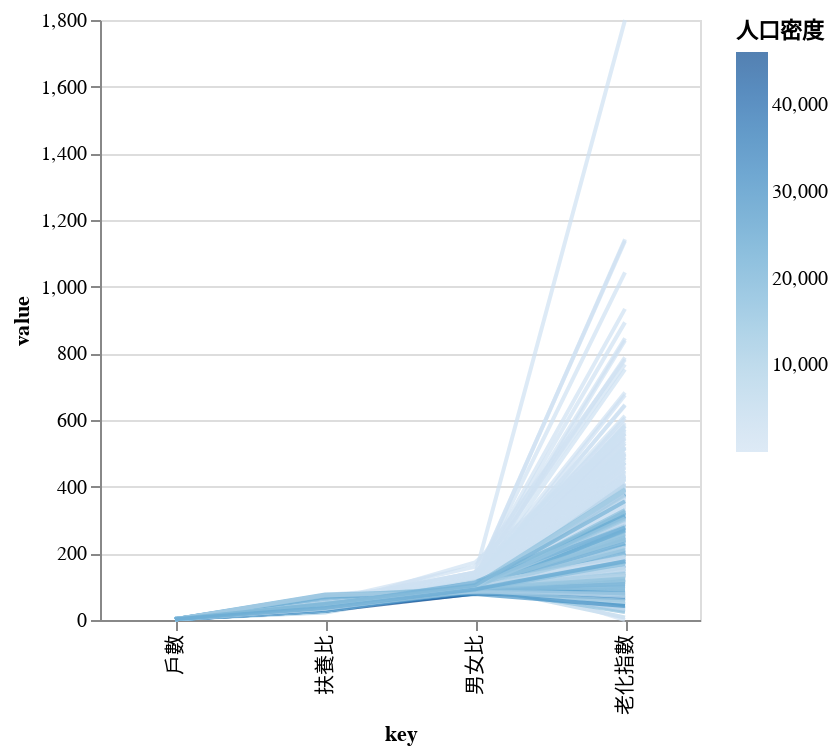

Source (notebook cell):
### Code cell
alt.Chart(df).transform_window(
    index='count()'
).transform_fold(
    ['男女比',	'扶養比','戶數','老化指數']
).mark_line().encode(
    x='key:N',
    y='value:Q',
    color='人口密度:Q',
    detail='index:N',
    opacity=alt.value(0.7)
).properties(width=300)

### Figure 1 — Vega-Lite specification as saved in the notebook (floating-point values rounded to 4 significant figures; data arrays with more than 128 entries replaced by an {"elided": "..."} marker saying what was removed)
{"config": {"view": {"continuousWidth": 400, "continuousHeight": 300}}, "data": {"name": "data-23944805012d70dacd04f20ed7b73d7a"}, "mark": "line", "encoding": {"color": {"field": "人口密度", "type": "quantitative"}, "detail": {"field": "index", "type": "nominal"}, "opacity": {"value": 0.7}, "x": {"field": "key", "type": "nominal"}, "y": {"field": "value", "type": "quantitative"}}, "transform": [{"window": [{"op": "count", "as": "index"}]}, {"fold": ["男女比", "扶養比", "戶數", "老化指數"]}], "width": 300, "$schema": "https://vega.github.io/schema/vega-lite/v4.17.0.json", "datasets": {"data-23944805012d70dacd04f20ed7b73d7a": {"elided": "649 records"}}}
